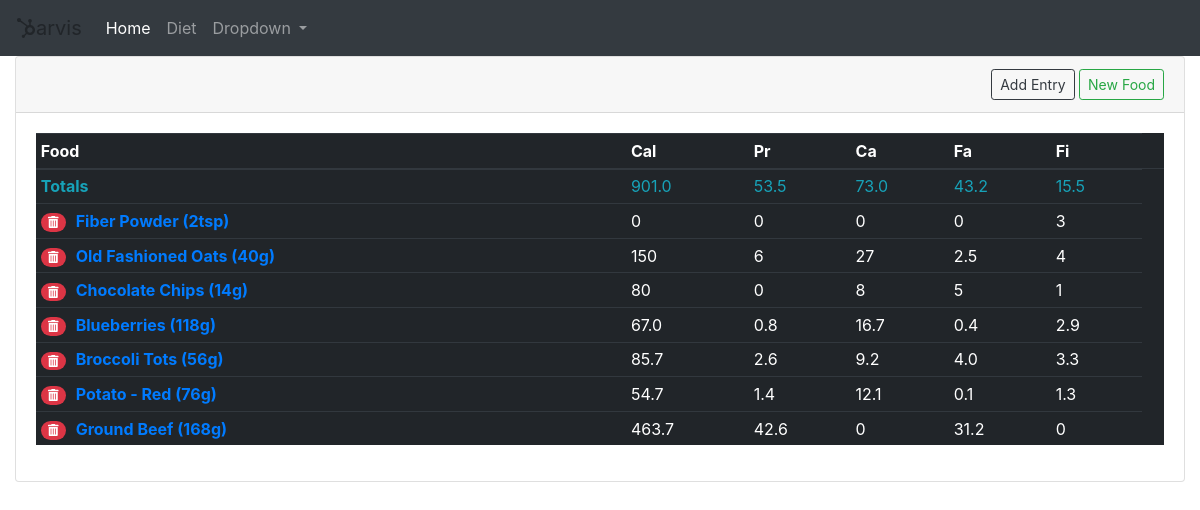
The page /diet/ on the database its author committed.
### diet/models.py (models this page shows, shortened)
class Entry(models.Model):
    entry_date = models.DateField('date consumed',default=datetime.date.today)
    food = models.ForeignKey(Food, on_delete=models.CASCADE)
    servings = models.DecimalField(max_digits=5, decimal_places=2, default=1)
    serving_unit = models.CharField(max_length=200, editable=False)
    calories = models.DecimalField(max_digits=5, decimal_places=2, editable=False)
    protein = models.DecimalField(max_digits=5, decimal_places=2, editable=False)
    carbohydrates = models.DecimalField(max_digits=5, decimal_places=2, editable=False)
    fat = models.DecimalField(max_digits=5, decimal_places=2, editable=False)
    fiber = models.DecimalField(max_digits=5, decimal_places=2, editable=False)
    def __str__(self):
        return self.food.name + ' (' + str(self.servings).rstrip('0').rstrip('.') + self.serving_unit + ')'

class Food(models.Model):
    CUPS = 'c'
    GRAMS = 'g'
    OUNCES = 'oz'
    POUNDS = 'lb'
    TABLESPOONS = 'tbsp'
    TEASPOONS= 'tsp'
    SERVING_UNIT_CHOICES = (
            (CUPS, 'cups'),
            (GRAMS, 'grams'),
            (OUNCES, 'ounces'),
            (POUNDS, 'pounds'),
            (TABLESPOONS, 'tablespoons'),
            (TEASPOONS, 'teaspoons')
            )
    name = models.CharField(max_length=200)
    serving_size = models.DecimalField(max_digits=5, decimal_places=2)
    serving_unit = models.CharField(max_length=32, choices=SERVING_UNIT_CHOICES,default=GRAMS)
    calories = models.DecimalField(max_digits=5, decimal_places=2)
    protein = models.DecimalField(max_digits=5, decimal_places=2)
    carbohydrates = models.DecimalField(max_digits=5, decimal_places=2)
    fat = models.DecimalField(max_digits=5, decimal_places=2)
    fiber = models.DecimalField(max_digits=5, decimal_places=2)
    def __str__(self):
        return self.name + ' (' + self.serving_unit + ')'

### diet/views.py (the view)
# urls.py: path('',views.index, name='index'),
def index(request):
    add_entry_form = AddEntryForm()
    add_food_form = AddFoodForm()
    delete_entry_form = DeleteEntryForm()
    todays_entry_list = Entry.objects.filter(entry_date=datetime.date.today())
    if not todays_entry_list:
        total_calories = 0
        total_protein = 0
        total_carbohydrates = 0
        total_fat = 0
        total_fiber = 0
    else:
        total_calories = todays_entry_list.aggregate(Sum('calories'))['calories__sum']
        total_protein = todays_entry_list.aggregate(Sum('protein'))['protein__sum']
        total_carbohydrates = todays_entry_list.aggregate(Sum('carbohydrates'))['carbohydrates__sum']
        total_fat = todays_entry_list.aggregate(Sum('fat'))['fat__sum']
        total_fiber = todays_entry_list.aggregate(Sum('fiber'))['fiber__sum']
    context = {'add_entry_form': add_entry_form,
               'add_food_form': add_food_form,
               'delete_entry_form': delete_entry_form,
               'todays_entry_list': todays_entry_list,
               'total_calories': total_calories,
               'total_protein': total_protein,
               'total_carbohydrates': total_carbohydrates,
               'total_fat': total_fat,
               'total_fiber': total_fiber
                }
    return render(request, 'diet/index.html', context)

### diet/templates/diet/index.html (shortened to what this page needs)
{% extends 'diet/base.html' %}
{% block content %}
<div class="container-fluid">
	<div class="card">
		<div class="card-header text-right">
			<button id="btnAddEntry" type="button" class="btn btn-sm btn-outline-dark">Add Entry</button>
			<button id="btnNewFood" type="button" class="btn btn-sm btn-outline-success">New Food</button>
		</div>
		<div class="card-body table-responsive">
			<table class="table table-dark table-sm">
				<thead>
					<tr>
						<th scope="col">Food</th>
						<th scope="col">Cal</th>
						<th scope="col">Pr</th>
						<th scope="col">Ca</th>
						<th scope="col">Fa</th>
						<th scope="col">Fi</th>
					</tr>
				</thead>
				<tbody>
				{% if todays_entry_list %}
					<tr class="text-info">
						<th scope="row"> Totals</th>
						<td>{{ total_calories|floatformat:"-1" }}</td>
						<td>{{ total_protein|floatformat:"-1" }}</td>
						<td>{{ total_carbohydrates|floatformat:"-1" }}</td>
						<td>{{ total_fat|floatformat:"-1" }}</td>
						<td>{{ total_fiber|floatformat:"-1" }}</td>
						<td></td>
					</tr>
					{% for entry in todays_entry_list %}
					<tr>
						<th scope="row">
							<span class="float-left">
								<form method="POST" class="post-form" action="{% url 'delete_entry' entry.id %}">
									<span id="spanDeleteEntry" class="badge badge-pill badge-danger"><i class="fas fa-trash-alt"></i></span>
								</form>
							</span>
							<a class="entry-desc" href="{% url 'update_food' entry.food.id %}"> {{ entry }}</a>
						</th>
						<td>{{ entry.calories|floatformat:"-1" }}</td>
						<td>{{ entry.protein|floatformat:"-1" }}</td>
						<td>{{ entry.carbohydrates|floatformat:"-1" }}</td>
						<td>{{ entry.fat|floatformat:"-1" }}</td>
						<td>{{ entry.fiber|floatformat:"-1" }}</td>
					</tr>
					{% endfor %}
				{% else %}
					<tr>
						<td class="text-center" colspan="7">No entries yet today...</td>
					</tr>
				{% endif %}
				</tbody>
			</table>
		</div>
	</div>
</div>
{% endblock %}

### diet/templates/diet/base.html (shortened to what this page needs)
<!doctype html>
<html lang="en">
<head>
	{% load static %}
	<link rel="stylesheet" href="{% static 'css/bootstrap.min.css' %}">
	<link rel="stylesheet" href="{% static 'css/diet.css' %}">
</head>
<body>
<nav class="navbar navbar-expand-lg navbar-dark bg-dark">
	<a class="navbar-brand"><i class="fab fa-hubspot"></i>arvis</a>
	<div class="collapse navbar-collapse" id="navbarSupportedContent">
		<ul class="navbar-nav mr-auto">
			<li class="nav-item active">
				<a class="nav-link" href="{% url 'index' %}">Home <span class="sr-only">(current)</span></a>
			</li>
			<li class="nav-item">
				<a class="nav-link" href="{% url 'index' %}">Diet</a>
			</li>
			<li class="nav-item dropdown">
				<a class="nav-link dropdown-toggle" href="#" id="navbarDropdown" role="button" data-toggle="dropdown">
					Dropdown
				</a>
			</li>
		</ul>
	</div>
</nav>
{% block content %}
{% endblock %}
</body>
</html>

### diet/static/css/diet.css (style rules this page uses)
.entry-desc { padding: 10px; }

### rows shown on the page
Entry: food+servings+serving_unit "Fiber Powder (2tsp)", calories "0", protein "0", carbohydrates "0", fat "0", fiber "3"
Entry: food+servings+serving_unit "Old Fashioned Oats (40g)", calories "150", protein "6", carbohydrates "27", fat "2.5", fiber "4"
Entry: food+servings+serving_unit "Chocolate Chips (14g)", calories "80", protein "0", carbohydrates "8", fat "5", fiber "1"
Entry: food+servings+serving_unit "Blueberries (118g)", calories "67.0", protein "0.8", carbohydrates "16.7", fat "0.4", fiber "2.9"
Entry: food+servings+serving_unit "Broccoli Tots (56g)", calories "85.7", protein "2.6", carbohydrates "9.2", fat "4.0", fiber "3.3"
Entry: food+servings+serving_unit "Potato - Red (76g)", calories "54.7", protein "1.4", carbohydrates "12.1", fat "0.1", fiber "1.3"
Entry: food+servings+serving_unit "Ground Beef (168g)", calories "463.7", protein "42.6", carbohydrates "0", fat "31.2", fiber "0"

### other values the page prints
{{ total_calories|floatformat:"-1" }} "901.0"
{{ total_protein|floatformat:"-1" }} "53.5"
{{ total_carbohydrates|floatformat:"-1" }} "73.0"
{{ total_fat|floatformat:"-1" }} "43.2"
{{ total_fiber|floatformat:"-1" }} "15.5"
